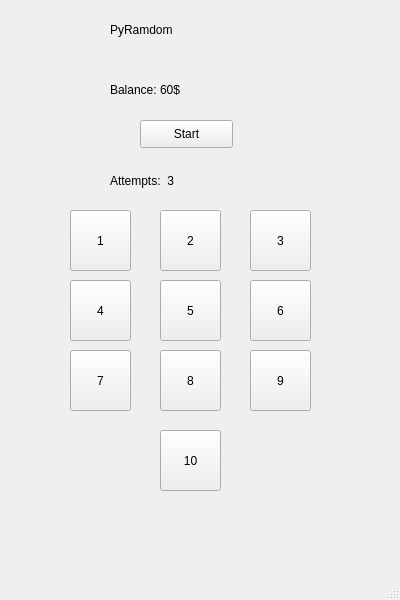
<?xml version="1.0" encoding="UTF-8"?>
<ui version="4.0">
 <class>MainWindow</class>
 <widget class="QMainWindow" name="MainWindow">
  <property name="geometry">
   <rect>
    <x>0</x>
    <y>0</y>
    <width>400</width>
    <height>600</height>
   </rect>
  </property>
  <property name="windowTitle">
   <string>MainWindow</string>
  </property>
  <widget class="QWidget" name="centralwidget">
   <widget class="QLabel" name="lebel">
    <property name="geometry">
     <rect>
      <x>110</x>
      <y>10</y>
      <width>161</width>
      <height>41</height>
     </rect>
    </property>
    <property name="styleSheet">
     <string notr="true">font: 20pt &quot;Segoe MDL2 Assets&quot;;
font: 75 20pt &quot;Roman&quot;;</string>
    </property>
    <property name="text">
     <string>&lt;html&gt;&lt;head/&gt;&lt;body&gt;&lt;p&gt;PyRamdom&lt;/p&gt;&lt;/body&gt;&lt;/html&gt;</string>
    </property>
   </widget>
   <widget class="QLabel" name="balance_2">
    <property name="geometry">
     <rect>
      <x>110</x>
      <y>70</y>
      <width>161</width>
      <height>41</height>
     </rect>
    </property>
    <property name="styleSheet">
     <string notr="true">font: 20pt &quot;Segoe MDL2 Assets&quot;;
font: 16pt &quot;MS Shell Dlg 2&quot;;</string>
    </property>
    <property name="text">
     <string>&lt;html&gt;&lt;head/&gt;&lt;body&gt;&lt;p&gt;Balance: 60$&lt;/p&gt;&lt;/body&gt;&lt;/html&gt;</string>
    </property>
   </widget>
   <widget class="QPushButton" name="start">
    <property name="geometry">
     <rect>
      <x>140</x>
      <y>120</y>
      <width>93</width>
      <height>28</height>
     </rect>
    </property>
    <property name="styleSheet">
     <string notr="true">font: 14pt &quot;MS Shell Dlg 2&quot;;</string>
    </property>
    <property name="text">
     <string>Start</string>
    </property>
   </widget>
   <widget class="QLabel" name="attempts">
    <property name="geometry">
     <rect>
      <x>110</x>
      <y>160</y>
      <width>161</width>
      <height>41</height>
     </rect>
    </property>
    <property name="styleSheet">
     <string notr="true">font: 20pt &quot;Segoe MDL2 Assets&quot;;
font: 16pt &quot;MS Shell Dlg 2&quot;;</string>
    </property>
    <property name="text">
     <string>Attempts:  3</string>
    </property>
   </widget>
   <widget class="QPushButton" name="four">
    <property name="geometry">
     <rect>
      <x>70</x>
      <y>280</y>
      <width>61</width>
      <height>61</height>
     </rect>
    </property>
    <property name="styleSheet">
     <string notr="true">font: 22pt &quot;MS Shell Dlg 2&quot;;</string>
    </property>
    <property name="text">
     <string>4</string>
    </property>
   </widget>
   <widget class="QPushButton" name="one">
    <property name="geometry">
     <rect>
      <x>70</x>
      <y>210</y>
      <width>61</width>
      <height>61</height>
     </rect>
    </property>
    <property name="styleSheet">
     <string notr="true">font: 22pt &quot;MS Shell Dlg 2&quot;;</string>
    </property>
    <property name="text">
     <string>1</string>
    </property>
   </widget>
   <widget class="QPushButton" name="two">
    <property name="geometry">
     <rect>
      <x>160</x>
      <y>210</y>
      <width>61</width>
      <height>61</height>
     </rect>
    </property>
    <property name="styleSheet">
     <string notr="true">font: 22pt &quot;MS Shell Dlg 2&quot;;</string>
    </property>
    <property name="text">
     <string>2</string>
    </property>
   </widget>
   <widget class="QPushButton" name="three">
    <property name="geometry">
     <rect>
      <x>250</x>
      <y>210</y>
      <width>61</width>
      <height>61</height>
     </rect>
    </property>
    <property name="styleSheet">
     <string notr="true">font: 22pt &quot;MS Shell Dlg 2&quot;;</string>
    </property>
    <property name="text">
     <string>3</string>
    </property>
   </widget>
   <widget class="QPushButton" name="five">
    <property name="geometry">
     <rect>
      <x>160</x>
      <y>280</y>
      <width>61</width>
      <height>61</height>
     </rect>
    </property>
    <property name="styleSheet">
     <string notr="true">font: 22pt &quot;MS Shell Dlg 2&quot;;</string>
    </property>
    <property name="text">
     <string>5</string>
    </property>
   </widget>
   <widget class="QPushButton" name="six">
    <property name="geometry">
     <rect>
      <x>250</x>
      <y>280</y>
      <width>61</width>
      <height>61</height>
     </rect>
    </property>
    <property name="styleSheet">
     <string notr="true">font: 22pt &quot;MS Shell Dlg 2&quot;;</string>
    </property>
    <property name="text">
     <string>6</string>
    </property>
   </widget>
   <widget class="QPushButton" name="seven">
    <property name="geometry">
     <rect>
      <x>70</x>
      <y>350</y>
      <width>61</width>
      <height>61</height>
     </rect>
    </property>
    <property name="styleSheet">
     <string notr="true">font: 22pt &quot;MS Shell Dlg 2&quot;;</string>
    </property>
    <property name="text">
     <string>7</string>
    </property>
   </widget>
   <widget class="QPushButton" name="eight">
    <property name="geometry">
     <rect>
      <x>160</x>
      <y>350</y>
      <width>61</width>
      <height>61</height>
     </rect>
    </property>
    <property name="styleSheet">
     <string notr="true">font: 22pt &quot;MS Shell Dlg 2&quot;;</string>
    </property>
    <property name="text">
     <string>8</string>
    </property>
   </widget>
   <widget class="QPushButton" name="nine">
    <property name="geometry">
     <rect>
      <x>250</x>
      <y>350</y>
      <width>61</width>
      <height>61</height>
     </rect>
    </property>
    <property name="styleSheet">
     <string notr="true">font: 22pt &quot;MS Shell Dlg 2&quot;;</string>
    </property>
    <property name="text">
     <string>9</string>
    </property>
   </widget>
   <widget class="QPushButton" name="ten">
    <property name="geometry">
     <rect>
      <x>160</x>
      <y>430</y>
      <width>61</width>
      <height>61</height>
     </rect>
    </property>
    <property name="styleSheet">
     <string notr="true">font: 22pt &quot;MS Shell Dlg 2&quot;;</string>
    </property>
    <property name="text">
     <string>10</string>
    </property>
   </widget>
  </widget>
  <widget class="QMenuBar" name="menubar">
   <property name="geometry">
    <rect>
     <x>0</x>
     <y>0</y>
     <width>400</width>
     <height>26</height>
    </rect>
   </property>
  </widget>
  <widget class="QStatusBar" name="statusbar"/>
 </widget>
 <resources/>
 <connections/>
</ui>
